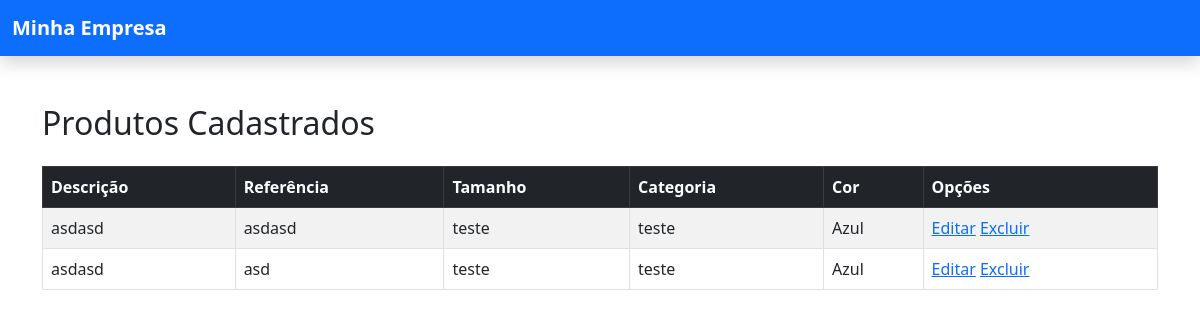
Screenshot of /Listar_Produtos/ with the database file from the repository.
### Produtos/models.py (models this page shows)
class Produtos(models.Model):
    Descricao = models.TextField(max_length=100)
    Referencia = models.TextField(max_length=100)
    Tamanho =  models.ForeignKey(Tamanho, on_delete=models.CASCADE, related_name="Tamanho")
    Categoria =  models.ForeignKey(Categoria, on_delete=models.CASCADE, related_name="Categoria")
    Cor = models.ForeignKey(Cor, on_delete=models.CASCADE, related_name="Cor")

class Tamanho(models.Model):
    Descricao = models.TextField(max_length=100)
    Sigla = models.TextField(max_length=100)

class Categoria(models.Model):
    Descricao = models.TextField(max_length=100)

class Cor(models.Model):
    Descricao = models.TextField(max_length=100)

### Produtos/views.py (the view)
# urls.py: path('Listar_Produtos/', views.Listar_Produtos, name='Listar_Produtos'),
def Listar_Produtos(request):
    produtos = Produtos.objects.all()
    return render(request, 'Produtos/Listar_Produtos.html', {'produtos': produtos})

### Produtos/templates/Produtos/Listar_Produtos.html (shortened to what this page needs)
<!DOCTYPE html>
<html lang="pt-br">
<head>
    <link href="https://cdn.jsdelivr.net/npm/bootstrap@5.3.0/dist/css/bootstrap.min.css" rel="stylesheet">
</head>
<body >
    {% include 'partials/HeaderBase.html' %}
<section class="container mt-5">
    <h2 class="mb-4">Produtos Cadastrados</h2>
    <table class="table table-striped table-bordered">
        <thead class="table-dark">
            <tr>
                <th>Descrição</th>
                <th>Referência</th>
                <th>Tamanho</th>
                <th>Categoria</th>
                <th>Cor</th>
                <th>Opções</th>
            </tr>
        </thead>
        <tbody>
            {% for produto in produtos %}
            <tr>
                <td>{{ produto.Descricao }}</td>
                <td>{{ produto.Referencia }}</td>
                <td>{{ produto.Tamanho.Descricao }}</td>
                <td>{{ produto.Categoria.Descricao }}</td>
                <td>{{ produto.Cor.Descricao }}</td>
                <td>
                    <a href="{% url 'Editar_Produtos' produto.id %}">Editar</a>
                    <a href="{% url 'Excluir_Produtos' produto.id %}">Excluir</a>
                </td>
            </tr>
            {% empty %}
            <tr>
                <td colspan="6" class="text-center">Nenhum produto cadastrado.</td>
            </tr>
            {% endfor %}
        </tbody>
    </table>
</section>
</body>
</html>

### rows the page displays
Produtos: Descricao "asdasd", Referencia "asdasd", Tamanho.Descricao "teste", Categoria.Descricao "teste", Cor.Descricao "Azul"
Produtos: Descricao "asdasd", Referencia "asd", Tamanho.Descricao "teste", Categoria.Descricao "teste", Cor.Descricao "Azul"
